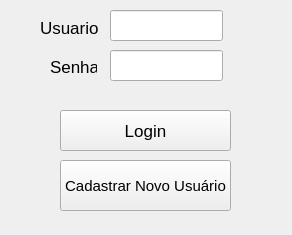
<?xml version="1.0" encoding="UTF-8"?>
<ui version="4.0">
 <class>MainWindow</class>
 <widget class="QMainWindow" name="MainWindow">
  <property name="geometry">
   <rect>
    <x>0</x>
    <y>0</y>
    <width>292</width>
    <height>235</height>
   </rect>
  </property>
  <property name="font">
   <font>
    <pointsize>13</pointsize>
   </font>
  </property>
  <property name="windowTitle">
   <string>Login sistema clínica</string>
  </property>
  <widget class="QWidget" name="centralwidget">
   <widget class="QLabel" name="label">
    <property name="geometry">
     <rect>
      <x>40</x>
      <y>20</y>
      <width>71</width>
      <height>16</height>
     </rect>
    </property>
    <property name="text">
     <string>Usuario</string>
    </property>
   </widget>
   <widget class="QLabel" name="label_2">
    <property name="geometry">
     <rect>
      <x>50</x>
      <y>60</y>
      <width>47</width>
      <height>13</height>
     </rect>
    </property>
    <property name="text">
     <string>Senha</string>
    </property>
   </widget>
   <widget class="QPushButton" name="btnLogin">
    <property name="geometry">
     <rect>
      <x>60</x>
      <y>110</y>
      <width>171</width>
      <height>41</height>
     </rect>
    </property>
    <property name="text">
     <string>Login</string>
    </property>
   </widget>
   <widget class="QPushButton" name="btnCadastrar">
    <property name="geometry">
     <rect>
      <x>60</x>
      <y>160</y>
      <width>171</width>
      <height>51</height>
     </rect>
    </property>
    <property name="font">
     <font>
      <pointsize>11</pointsize>
     </font>
    </property>
    <property name="text">
     <string>Cadastrar Novo Usuário</string>
    </property>
   </widget>
   <widget class="QLineEdit" name="edUsuario">
    <property name="geometry">
     <rect>
      <x>110</x>
      <y>10</y>
      <width>113</width>
      <height>31</height>
     </rect>
    </property>
   </widget>
   <widget class="QLineEdit" name="edSenha">
    <property name="geometry">
     <rect>
      <x>110</x>
      <y>50</y>
      <width>113</width>
      <height>31</height>
     </rect>
    </property>
   </widget>
  </widget>
 </widget>
 <resources/>
 <connections/>
</ui>
